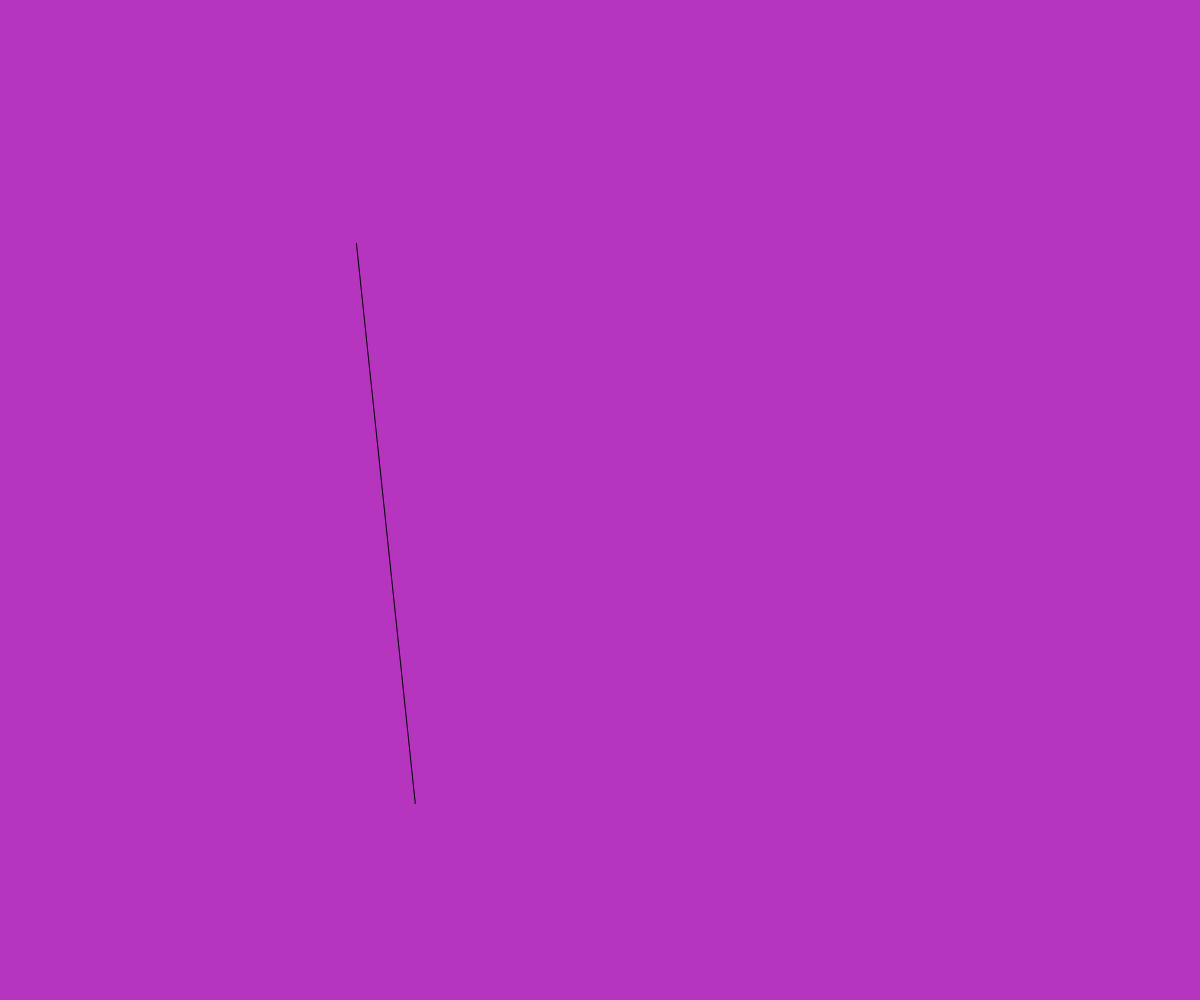
Frame 1 (no input)
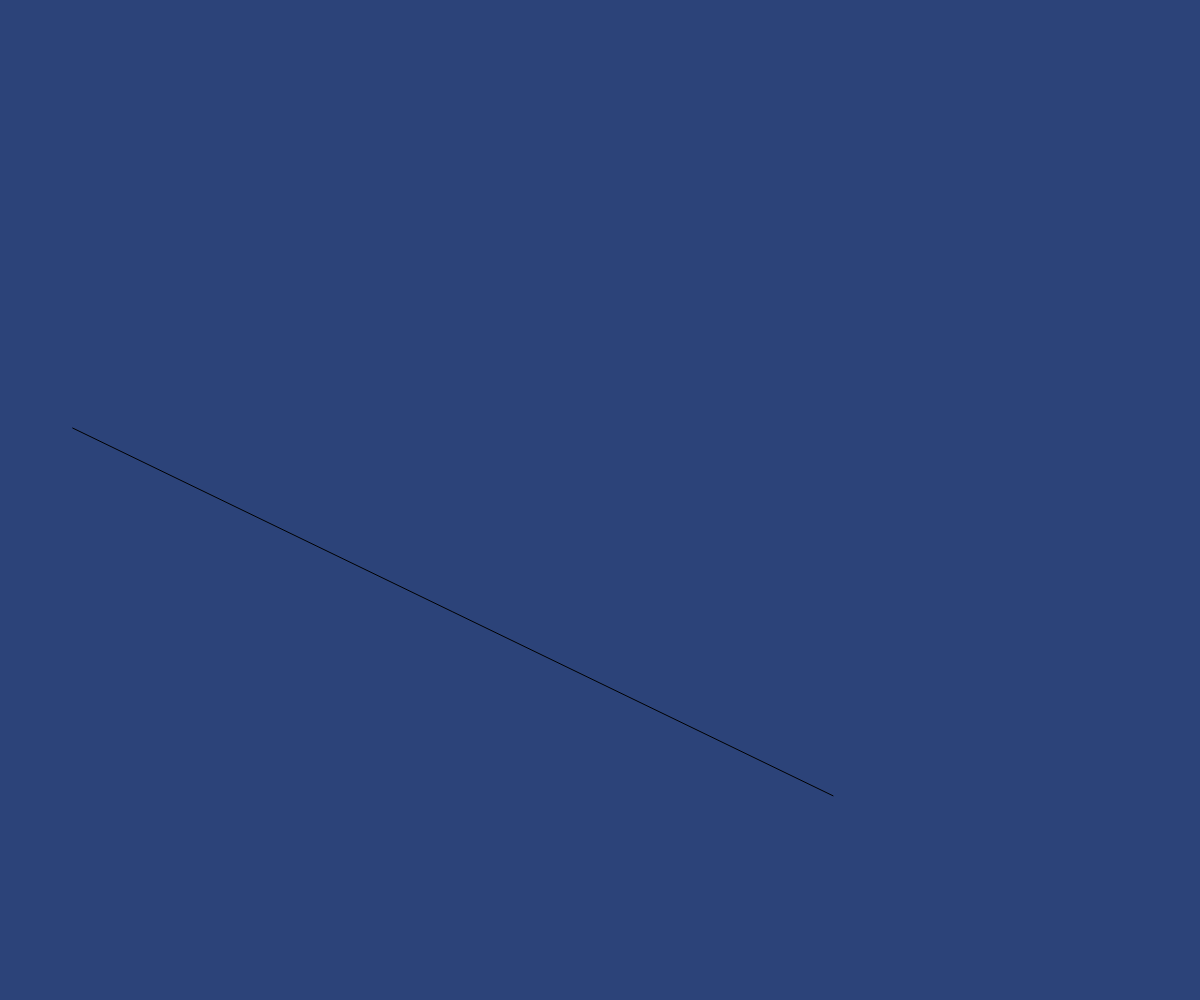
Frame 2 (the mouse pressed at the canvas centre, redrawn once)

The p5.js sketch that drew these frames (run headless with seeded random() and noise() and a simulated clock; the mouse was pressed at the canvas centre and the sketch redrawn once):

// p5.js sketch
// ── sketch.js
function setup() {
    // put setup code here
    createCanvas(windowWidth, windowHeight);
    noLoop();
  }
  
  function draw() {
    // put drawing code here

    background(random(255), random(255), random(255));
    line(random(windowWidth), random(windowHeight), random(windowWidth), random(windowHeight));
  }
  
  
